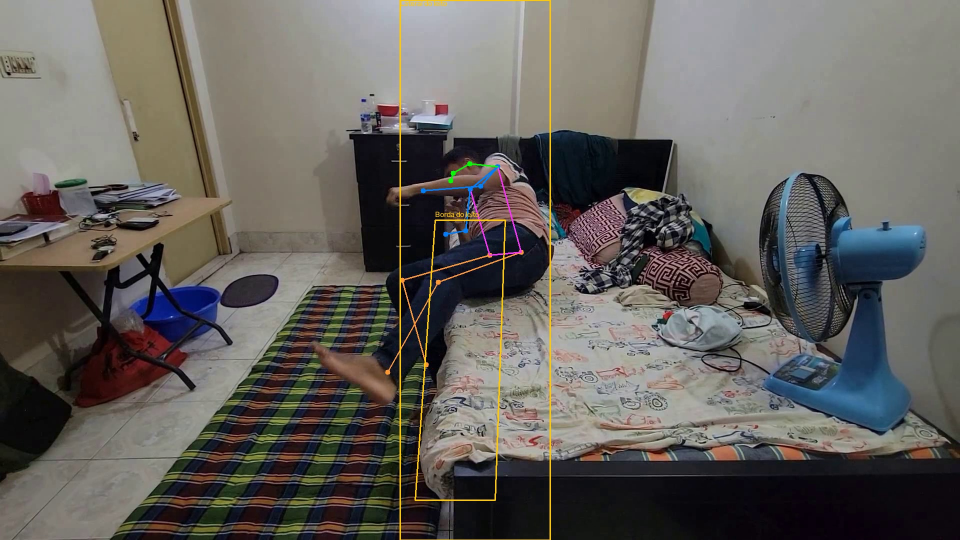
#> input picture saida/video/rois_leito_uti_07.jpg, 1920 x 1080 px (shown at 1/2 size)
$ python -i anonymizer.py   (imports and definitions only)
#> lines starting #> are read from the running program, lines starting #| are printed output that depends on the picture
from collections.abc import Callable
from pathlib import Path

import cv2
import numpy as np

from app.video.config import ANONYMIZE_METHODS, DEFAULT_ANONYMIZE_METHOD

Box = tuple[int, int, int, int]  # x, y, largura, altura

YUNET_MODEL_PATH = Path(__file__).parent / "models" / "face_detection_yunet_2023mar.onnx"


class FaceAnonymizer:
    """Oculta as regiões de rosto detectadas pelo YuNet (OpenCV).

    Estratégia orientada a recall: um rosto sem anonimização é um vazamento (LGPD),
    então preferimos ocultar regiões a mais do que deixar um rosto de fora.
    - Detecção com YuNet (`cv2.FaceDetectorYN`), com limiar de score baixo.
    - Cada caixa é expandida pela `padding` para cobrir movimentos da cabeça.
    - Memória de `memory_frames` frames processados: uma caixa que sumiu continua
    oculta nessas posições por um curto período, cobrindo falhas intermitentes.
    - `method`: "fill" (tarja preta, padrão), "pixelate" ou "blur".

    Instância com estado: use uma por vídeo.
    `find_faces` substitui o detector (usado nos testes).
    """

    def __init__(
        self,
        method: str = DEFAULT_ANONYMIZE_METHOD,
        score_threshold: float = 0.5,
        padding: float = 0.15,
        memory_frames: int = 3,
        find_faces: Callable[[np.ndarray], list[Box]] | None = None,
    ) -> None:
        if method not in ANONYMIZE_METHODS:
            raise ValueError(f"method inválido '{method}'. Use um de: {', '.join(ANONYMIZE_METHODS)}.")
        self._method = method
        self._padding = padding
        self._memory_frames = memory_frames
        # (caixa, frames desde a última detecção)
        self._memory: list[tuple[Box, int]] = []
        if find_faces is not None:
            self._find_faces = find_faces
        else:
            self._yunet = self._load_yunet(score_threshold)
            self._find_faces = self._detect_with_yunet

    # [40 lines left out: functions apply, _obscure, _detect_with_yunet, _update_memory, not called in this run]

    @staticmethod
    def _load_yunet(score_threshold: float) -> cv2.FaceDetectorYN:
        if not YUNET_MODEL_PATH.is_file():
            raise RuntimeError(f"Modelo YuNet não encontrado: {YUNET_MODEL_PATH}")
        return cv2.FaceDetectorYN.create(
            str(YUNET_MODEL_PATH), "", (320, 320), score_threshold, 0.3, 5000
        )


# [46 lines left out: functions _pad_box, _iou, _pixelate, _mosaic, _blur_kernel_for, not called in this run]

>>> import cv2
>>> picture = cv2.imread('../../saida/video/rois_leito_uti_07.jpg', cv2.IMREAD_GRAYSCALE)
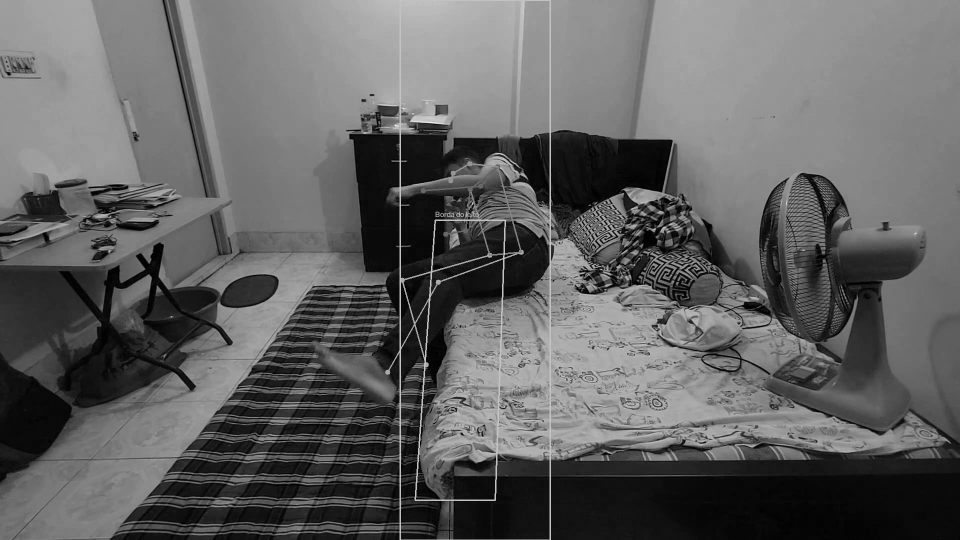
#> picture: shape (1080, 1920) (shown at 1/2 size); min 0, max 252, mean 97.2
>>> result = FaceAnonymizer().apply(picture)
#> (the run stopped early here; a loop or call above may not have finished)
